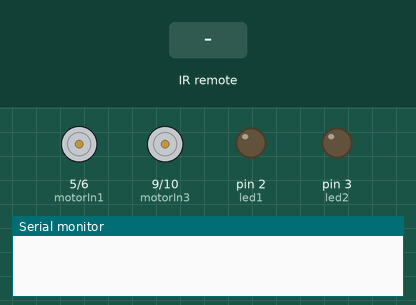
Simulated run of this sketch. Board: Arduino Nano, built with avr-gcc and run on an emulated ATmega328P. On the bench: motor-driver pin pairs drawn as motors (green arrow = first pin HIGH = forward, orange = second pin HIGH = backward, longer = more drive), output pins drawn as LEDs (lit = HIGH), the last lines printed to the serial monitor. The inputs (shaded band) are chosen by the test bench.

Above: at 1.2 s.
1.3 s: infrared code 0x77E150FE received
At 2.5 s:
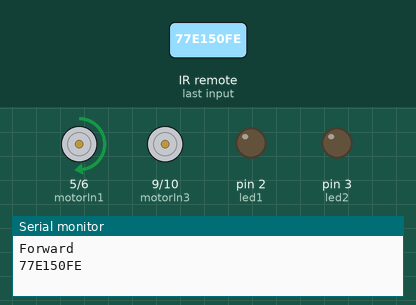
2.8 s: infrared code 0x77E130FE received
At 3.7 s:
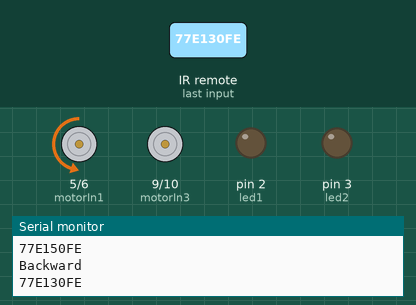
4.3 s: infrared code 0x77E160FE received
At 4.7 s:
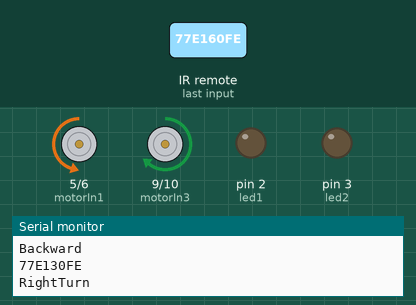
6.3 s: infrared code 0x77E190FE received
At 6.7 s:
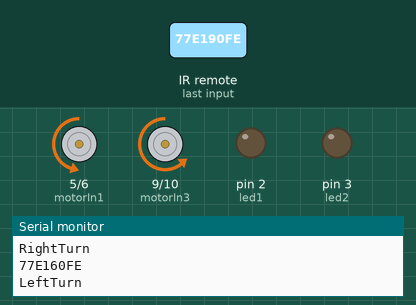
8.3 s: infrared code 0x77E1C0FE received
At 9.0 s:
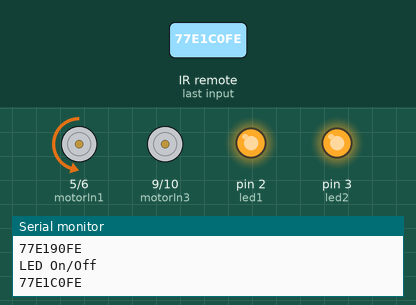
9.8 s: infrared code 0x77E13AFE received
At 10.2 s:
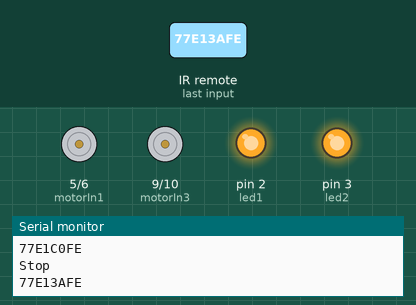
Timing chart, 0 to 12.3 s (numbered marks = the images above; inputs shaded):
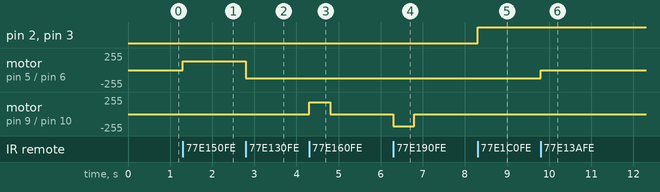

The sketch:

RemoteCar.ino
```cpp
/*
~~~~~~~~~~~~~~~~~~~~~~~~~~~~~~~~~~~~~~~~~~~~~~
IR Remote Control Car v1.0
2014/10/04 Created by Terence
This program will work with
 - Arduino Nano v3
 - L298N DC Motor board (for 2 DC Motors)
 - IR receiver by Ken Shirriff's IR libarary
   http://www.righto.com/2009/08/multi-protocol-infrared-remote-library.html
 - LEDs
 - Apple IR remote controller

 Functions of Apple Remote Controller
 - Up: Go Forward
 - Down: Go Backward
 - Center: Stop
 - Right: Turn Right for 0.5s
 - Left: Turn Right for 0.5s
 - Menu: Turn On/Off 2 LEDs
 - Play/Pause: No definition
~~~~~~~~~~~~~~~~~~~~~~~~~~~~~~~~~~~~~~~~~~~~~~
*/


#include <IRremote.h>
int irReceiver = 12;
IRrecv irrecv(irReceiver);
decode_results results;        // create an instance for ir receiver

int motorIn1 = 5;              // Motor pin definition, all pins are PWM output
int motorIn2 = 6;
int motorIn3 = 9;
int motorIn4 = 10;
int pwmTurn = 180;             // PWM value for turn 180/255

int led1 = 2;
int led2 = 3;
boolean ledStatus = true;      // set a boolean for led light status

void setup() {
  Serial.begin(9600);

  pinMode(motorIn1, OUTPUT);
  pinMode(motorIn2, OUTPUT);
  pinMode(motorIn3, OUTPUT);
  pinMode(motorIn4, OUTPUT);
  pinMode(led1, OUTPUT);
  pinMode(led2, OUTPUT);

  irrecv.enableIRIn();         // start IR receiver
}

// Apple Remoter IR signal translation
void translateIR() {
  switch( results.value ) {

    case 0x77E13AFE:                 // Center button - Apple Remote Controller
      Serial.println("Stop");
      carStop();
      break;

    case 0x77E150FE:                 // Up button
      Serial.println("Forward");
      forward(130);
      break;

    case 0x77E130FE:                 // Down button
      Serial.println("Backward");
      backward(120);
      break;

    case 0x77E160FE:                 // Right button
      Serial.println("RightTurn");
      turnRight();
      delay(500);
      keepCenter();
      break;

    case 0x77E190FE:                 // Left button
      Serial.println("LeftTurn");
      turnLeft();
      delay(500);
      keepCenter();
      break;

    case 0X77E1C0FE:                 // Menu button
      Serial.println("LED On/Off");
      lightLED();
      break;
  }
}

void loop() {
  if (irrecv.decode(&results)) {          //have we received an IR signal?
    translateIR();
    Serial.print( results.value, HEX );
    Serial.println(" ");
    irrecv.resume();                      //receive the next value
  }
}


// Moving functions
void carStop() {
  analogWrite(motorIn1, 0);
  analogWrite(motorIn2, 0);
}

void forward(int pwmSpeed) {
    analogWrite(motorIn1, pwmSpeed);
    analogWrite(motorIn2, 0);
}

void backward(int pwmSpeed) {
    analogWrite(motorIn1, 0);
    analogWrite(motorIn2, pwmSpeed);
}

void keepCenter() {
  analogWrite(motorIn3, 0);
  analogWrite(motorIn4, 0);
}

void turnRight() {
    analogWrite(motorIn3, pwmTurn);
    analogWrite(motorIn4, 0);
}

void turnLeft() {
    analogWrite(motorIn3, 0);
    analogWrite(motorIn4, pwmTurn);
}

// Turm on or turn off 2 sets of LED
void lightLED() {
  if (ledStatus == true) {
    digitalWrite( led1, HIGH );
    digitalWrite( led2, HIGH );
    ledStatus = false;
  }
  else {
    digitalWrite( led1, LOW);
    digitalWrite( led2, LOW);
    ledStatus = true;
  }
}
```

Measured:
- after the input at 1.3 s, motor on pin 5 (motorIn1) / pin 6 (motorIn2): stopped → forward 130/255 at once
- after the input at 2.8 s, motor on pin 5 (motorIn1) / pin 6 (motorIn2): forward 130/255 → backward 120/255 at once
- after the input at 4.3 s, motor on pin 9 (motorIn3) / pin 10 (motorIn4): stopped → forward 180/255 at once, → stopped 0.50 s later
- after the input at 6.3 s, motor on pin 9 (motorIn3) / pin 10 (motorIn4): stopped → backward 180/255 at once, → stopped 0.50 s later
- after the input at 8.3 s, pin 2 (led1), pin 3 (led2): LOW → HIGH at once
- after the input at 9.8 s, motor on pin 5 (motorIn1) / pin 6 (motorIn2): backward 120/255 → stopped at once
